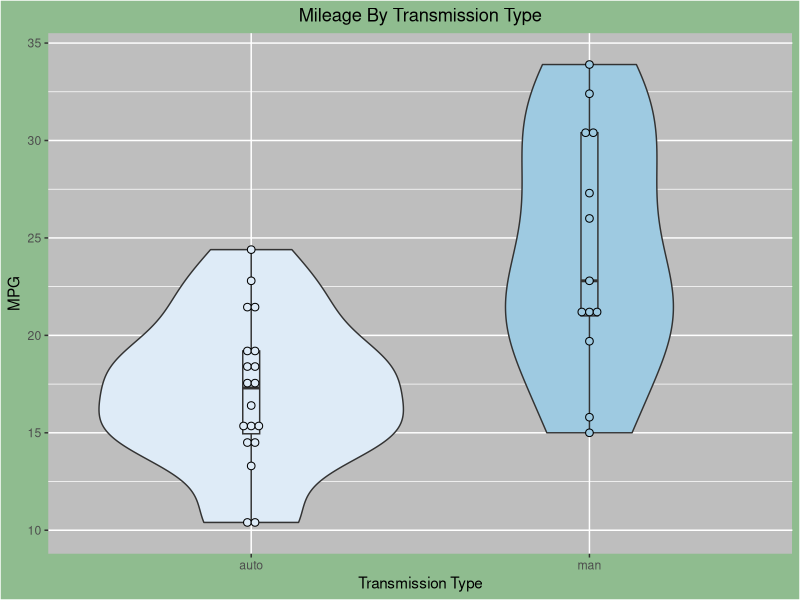
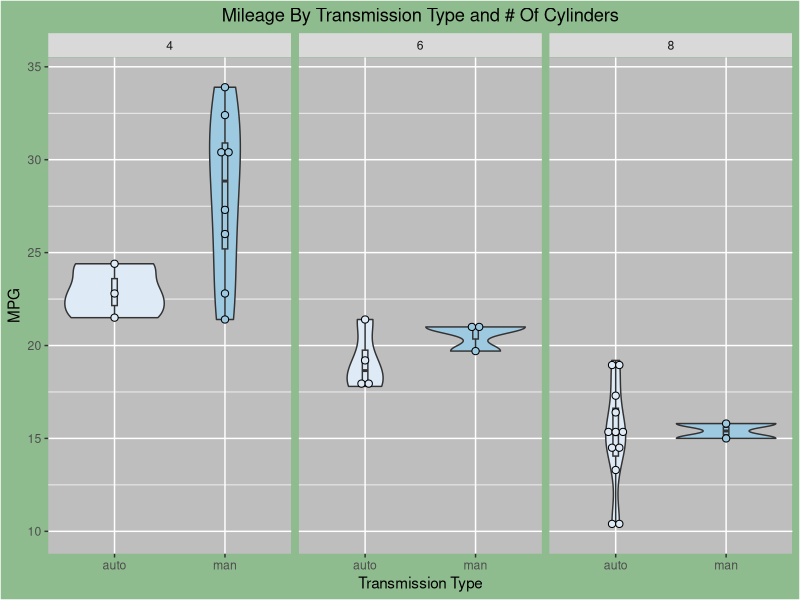

Write the R code that produced these figures, in order.
# script for cars data analysis code

# Load data
library(ggplot2)
library(corrplot)

data(mtcars)
head(mtcars)

# Light preprocessing

# get correlation matrix before turning everything into factors
car_corrs <- cor(mtcars)

# mat : is a matrix of data
# ... : further arguments to pass to the native R cor.test function
cor.mtest <- function(mat, ...) {
  mat <- as.matrix(mat)
  n <- ncol(mat)
  p.mat<- matrix(NA, n, n)
  diag(p.mat) <- 0
  for (i in 1:(n - 1)) {
    for (j in (i + 1):n) {
      tmp <- cor.test(mat[, i], mat[, j], ...)
      p.mat[i, j] <- p.mat[j, i] <- tmp$p.value
    }
  }
  colnames(p.mat) <- rownames(p.mat) <- colnames(mat)
  p.mat
}
# matrix of the p-value of the correlation
p.mat <- cor.mtest(mtcars)



# create factors
mtcars$cyl <- as.factor(mtcars$cyl)
mtcars$vs <- as.factor(mtcars$vs)
mtcars$am <- factor(mtcars$am)
levels(mtcars$am) <- c("auto", "man")
#mtcars$trans <- as.factor(ifelse(mtcars$am == "auto", 1, 0)) # auto=1, manual = 0
mtcars$gear <- factor(mtcars$gear)
mtcars$carb <- factor(mtcars$carb)


# Basic exploratory data analysis

# Plot MPG vs trans
g <- ggplot(mtcars, aes(x=am, y=mpg, fill=am)) + 
  theme(legend.position="none"
        , panel.background = element_rect(fill='grey')
        , plot.background = element_rect(fill='darkseagreen')
        , plot.title = element_text(hjust = 0.5)
  ) +
  ggtitle('Mileage By Transmission Type') +
  labs(x="Transmission Type", y="MPG") +
  geom_violin(trim=TRUE) +
  scale_fill_brewer(palette="Blues") + 
  geom_boxplot(width=0.05) + 
  geom_dotplot(binaxis = 'y', stackdir = 'center', dotsize = .5)

print(g)

# Plot MPG vs (trans x cyls)
g1 <- ggplot(mtcars, aes(x=am, y=mpg, fill=am)) + 
  theme(legend.position="none"
        , panel.background = element_rect(fill='grey')
        , plot.background = element_rect(fill='darkseagreen')
        , plot.title = element_text(hjust = 0.5)
        ) +
  ggtitle('Mileage By Transmission Type and # Of Cylinders') +
  labs(x="Transmission Type", y="MPG") +
  facet_wrap(~cyl, nrow=1) +
  geom_violin(trim=TRUE) +
  scale_fill_brewer(palette="Blues") + 
  geom_boxplot(width=0.05) + 
  geom_dotplot(binaxis = 'y', stackdir = 'center', dotsize = .5)

print(g1)


# look at variable correlations to decide which variables to throw away
#col <- colorRampPalette(c("#BB4444", "#EE9988", "#FFFFFF", "#77AADD", "#4477AA"))
#corrplot(car_corrs, method="color", col=col(200),  
#         type="upper", order="hclust", 
#         addCoef.col = "black", # Add coefficient of correlation
#         tl.col="black", tl.srt=45, #Text label color and rotation
#         # Combine with significance
#         p.mat = p.mat, sig.level = 0.01, insig = "blank", 
#         # hide correlation coefficient on the principal diagonal
#         diag=FALSE 
#)

#corrplot(car_corrs, method="number")


